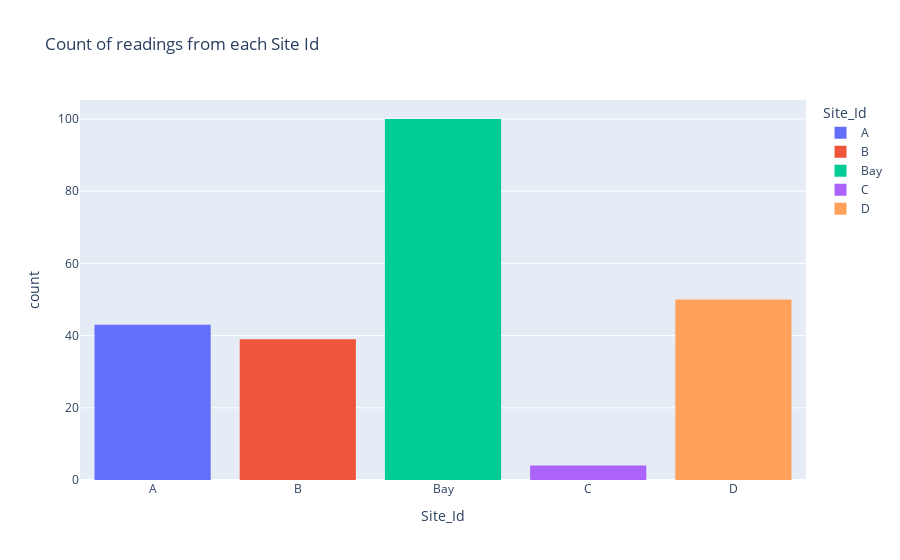

The cell this chart's notebook holds for it:
### Code cell
# It shows that most samples have been taken from the Bay and least number of samples is from Site C
fig = px.histogram(wq, x="Site_Id",\
                   histfunc='count', \
                   color='Site_Id', \
                   title='Count of readings from each Site Id')
fig.show()

### Figure 1 — Plotly figure (JSON) as saved in the notebook; plotly's stock layout.template omitted (floating-point values rounded to 4 significant figures)
{"data": [{"alignmentgroup": "True", "bingroup": "x", "histfunc": "count", "hovertemplate": "Site_Id=%{x}<br>count=%{y}<extra></extra>", "legendgroup": "A", "marker": {"color": "#636efa", "pattern": {"shape": ""}}, "name": "A", "offsetgroup": "A", "orientation": "v", "showlegend": true, "type": "histogram", "x": ["A", "A", "A", "A", "A", "A", "A", "A", "A", "A", "A", "A", "A", "A", "A", "A", "A", "A", "A", "A", "A", "A", "A", "A", "A", "A", "A", "A", "A", "A", "A", "A", "A", "A", "A", "A", "A", "A", "A", "A", "A", "A", "A"], "xaxis": "x", "yaxis": "y"}, {"alignmentgroup": "True", "bingroup": "x", "histfunc": "count", "hovertemplate": "Site_Id=%{x}<br>count=%{y}<extra></extra>", "legendgroup": "B", "marker": {"color": "#EF553B", "pattern": {"shape": ""}}, "name": "B", "offsetgroup": "B", "orientation": "v", "showlegend": true, "type": "histogram", "x": ["B", "B", "B", "B", "B", "B", "B", "B", "B", "B", "B", "B", "B", "B", "B", "B", "B", "B", "B", "B", "B", "B", "B", "B", "B", "B", "B", "B", "B", "B", "B", "B", "B", "B", "B", "B", "B", "B", "B"], "xaxis": "x", "yaxis": "y"}, {"alignmentgroup": "True", "bingroup": "x", "histfunc": "count", "hovertemplate": "Site_Id=%{x}<br>count=%{y}<extra></extra>", "legendgroup": "Bay", "marker": {"color": "#00cc96", "pattern": {"shape": ""}}, "name": "Bay", "offsetgroup": "Bay", "orientation": "v", "showlegend": true, "type": "histogram", "x": ["Bay", "Bay", "Bay", "Bay", "Bay", "Bay", "Bay", "Bay", "Bay", "Bay", "Bay", "Bay", "Bay", "Bay", "Bay", "Bay", "Bay", "Bay", "Bay", "Bay", "Bay", "Bay", "Bay", "Bay", "Bay", "Bay", "Bay", "Bay", "Bay", "Bay", "Bay", "Bay", "Bay", "Bay", "Bay", "Bay", "Bay", "Bay", "Bay", "Bay", "Bay", "Bay", "Bay", "Bay", "Bay", "Bay", "Bay", "Bay", "Bay", "Bay", "Bay", "Bay", "Bay", "Bay", "Bay", "Bay", "Bay", "Bay", "Bay", "Bay", "Bay", "Bay", "Bay", "Bay", "Bay", "Bay", "Bay", "Bay", "Bay", "Bay", "Bay", "Bay", "Bay", "Bay", "Bay", "Bay", "Bay", "Bay", "Bay", "Bay", "Bay", "Bay", "Bay", "Bay", "Bay", "Bay", "Bay", "Bay", "Bay", "Bay", "Bay", "Bay", "Bay", "Bay", "Bay", "Bay", "Bay", "Bay", "Bay", "Bay"], "xaxis": "x", "yaxis": "y"}, {"alignmentgroup": "True", "bingroup": "x", "histfunc": "count", "hovertemplate": "Site_Id=%{x}<br>count=%{y}<extra></extra>", "legendgroup": "C", "marker": {"color": "#ab63fa", "pattern": {"shape": ""}}, "name": "C", "offsetgroup": "C", "orientation": "v", "showlegend": true, "type": "histogram", "x": ["C", "C", "C", "C"], "xaxis": "x", "yaxis": "y"}, {"alignmentgroup": "True", "bingroup": "x", "histfunc": "count", "hovertemplate": "Site_Id=%{x}<br>count=%{y}<extra></extra>", "legendgroup": "D", "marker": {"color": "#FFA15A", "pattern": {"shape": ""}}, "name": "D", "offsetgroup": "D", "orientation": "v", "showlegend": true, "type": "histogram", "x": ["D", "D", "D", "D", "D", "D", "D", "D", "D", "D", "D", "D", "D", "D", "D", "D", "D", "D", "D", "D", "D", "D", "D", "D", "D", "D", "D", "D", "D", "D", "D", "D", "D", "D", "D", "D", "D", "D", "D", "D", "D", "D", "D", "D", "D", "D", "D", "D", "D", "D"], "xaxis": "x", "yaxis": "y"}], "layout": {"barmode": "relative", "legend": {"title": {"text": "Site_Id"}, "tracegroupgap": 0}, "title": {"text": "Count of readings from each Site Id"}, "xaxis": {"anchor": "y", "categoryarray": ["A", "B", "Bay", "C", "D"], "categoryorder": "array", "domain": [0, 1], "title": {"text": "Site_Id"}}, "yaxis": {"anchor": "x", "domain": [0, 1], "title": {"text": "count"}}}}
